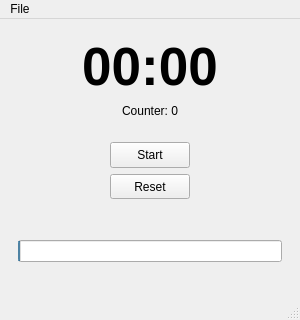
<?xml version="1.0" encoding="UTF-8"?>
<ui version="4.0">
 <class>Main</class>
 <widget class="QMainWindow" name="Main">
  <property name="geometry">
   <rect>
    <x>0</x>
    <y>0</y>
    <width>300</width>
    <height>320</height>
   </rect>
  </property>
  <property name="font">
   <font>
    <bold>false</bold>
   </font>
  </property>
  <property name="windowTitle">
   <string>It is working time!</string>
  </property>
  <widget class="QWidget" name="centralwidget">
   <layout class="QVBoxLayout" name="verticalLayout_2">
    <item>
     <widget class="QFrame" name="frame_2">
      <property name="frameShape">
       <enum>QFrame::NoFrame</enum>
      </property>
      <property name="frameShadow">
       <enum>QFrame::Raised</enum>
      </property>
      <property name="lineWidth">
       <number>0</number>
      </property>
      <layout class="QVBoxLayout" name="verticalLayout">
       <item alignment="Qt::AlignHCenter">
        <widget class="QLabel" name="labelTime">
         <property name="font">
          <font>
           <pointsize>40</pointsize>
           <bold>true</bold>
          </font>
         </property>
         <property name="focusPolicy">
          <enum>Qt::ClickFocus</enum>
         </property>
         <property name="text">
          <string>00:00</string>
         </property>
         <property name="alignment">
          <set>Qt::AlignCenter</set>
         </property>
        </widget>
       </item>
       <item alignment="Qt::AlignHCenter">
        <widget class="QLabel" name="labelCounter">
         <property name="focusPolicy">
          <enum>Qt::ClickFocus</enum>
         </property>
         <property name="text">
          <string>Counter: 0</string>
         </property>
        </widget>
       </item>
      </layout>
     </widget>
    </item>
    <item alignment="Qt::AlignHCenter">
     <widget class="QFrame" name="frame">
      <property name="sizePolicy">
       <sizepolicy hsizetype="Preferred" vsizetype="Preferred">
        <horstretch>0</horstretch>
        <verstretch>0</verstretch>
       </sizepolicy>
      </property>
      <property name="frameShape">
       <enum>QFrame::NoFrame</enum>
      </property>
      <property name="frameShadow">
       <enum>QFrame::Raised</enum>
      </property>
      <layout class="QVBoxLayout" name="verticalLayout_3">
       <item>
        <widget class="QPushButton" name="buttonStart">
         <property name="sizePolicy">
          <sizepolicy hsizetype="Preferred" vsizetype="Preferred">
           <horstretch>0</horstretch>
           <verstretch>0</verstretch>
          </sizepolicy>
         </property>
         <property name="maximumSize">
          <size>
           <width>120</width>
           <height>32</height>
          </size>
         </property>
         <property name="focusPolicy">
          <enum>Qt::ClickFocus</enum>
         </property>
         <property name="styleSheet">
          <string notr="true"/>
         </property>
         <property name="text">
          <string>Start</string>
         </property>
        </widget>
       </item>
       <item>
        <widget class="QPushButton" name="buttonReset">
         <property name="sizePolicy">
          <sizepolicy hsizetype="Preferred" vsizetype="Preferred">
           <horstretch>0</horstretch>
           <verstretch>0</verstretch>
          </sizepolicy>
         </property>
         <property name="maximumSize">
          <size>
           <width>120</width>
           <height>32</height>
          </size>
         </property>
         <property name="focusPolicy">
          <enum>Qt::ClickFocus</enum>
         </property>
         <property name="styleSheet">
          <string notr="true"/>
         </property>
         <property name="text">
          <string>Reset</string>
         </property>
        </widget>
       </item>
      </layout>
     </widget>
    </item>
    <item>
     <widget class="QFrame" name="frame_4">
      <property name="frameShape">
       <enum>QFrame::NoFrame</enum>
      </property>
      <property name="frameShadow">
       <enum>QFrame::Raised</enum>
      </property>
      <property name="lineWidth">
       <number>0</number>
      </property>
      <layout class="QVBoxLayout" name="verticalLayout_4">
       <item>
        <widget class="QProgressBar" name="progressBar">
         <property name="focusPolicy">
          <enum>Qt::ClickFocus</enum>
         </property>
         <property name="value">
          <number>1</number>
         </property>
         <property name="alignment">
          <set>Qt::AlignCenter</set>
         </property>
         <property name="textVisible">
          <bool>false</bool>
         </property>
        </widget>
       </item>
      </layout>
     </widget>
    </item>
   </layout>
  </widget>
  <widget class="QMenuBar" name="menubar">
   <property name="geometry">
    <rect>
     <x>0</x>
     <y>0</y>
     <width>300</width>
     <height>21</height>
    </rect>
   </property>
   <widget class="QMenu" name="menuFile">
    <property name="title">
     <string>File</string>
    </property>
    <addaction name="actionAbout"/>
    <addaction name="actionTask"/>
    <addaction name="actionCalendar"/>
    <addaction name="actionSettings"/>
    <addaction name="actionQuit"/>
   </widget>
   <addaction name="menuFile"/>
  </widget>
  <widget class="QStatusBar" name="statusbar"/>
  <action name="actionQuit">
   <property name="text">
    <string>Quit</string>
   </property>
  </action>
  <action name="actionAbout">
   <property name="text">
    <string>About</string>
   </property>
  </action>
  <action name="actionSettings">
   <property name="text">
    <string>Settings</string>
   </property>
  </action>
  <action name="actionTask">
   <property name="text">
    <string>Task</string>
   </property>
  </action>
  <action name="actionCalendar">
   <property name="text">
    <string>Calendar</string>
   </property>
  </action>
 </widget>
 <resources/>
 <connections/>
</ui>
